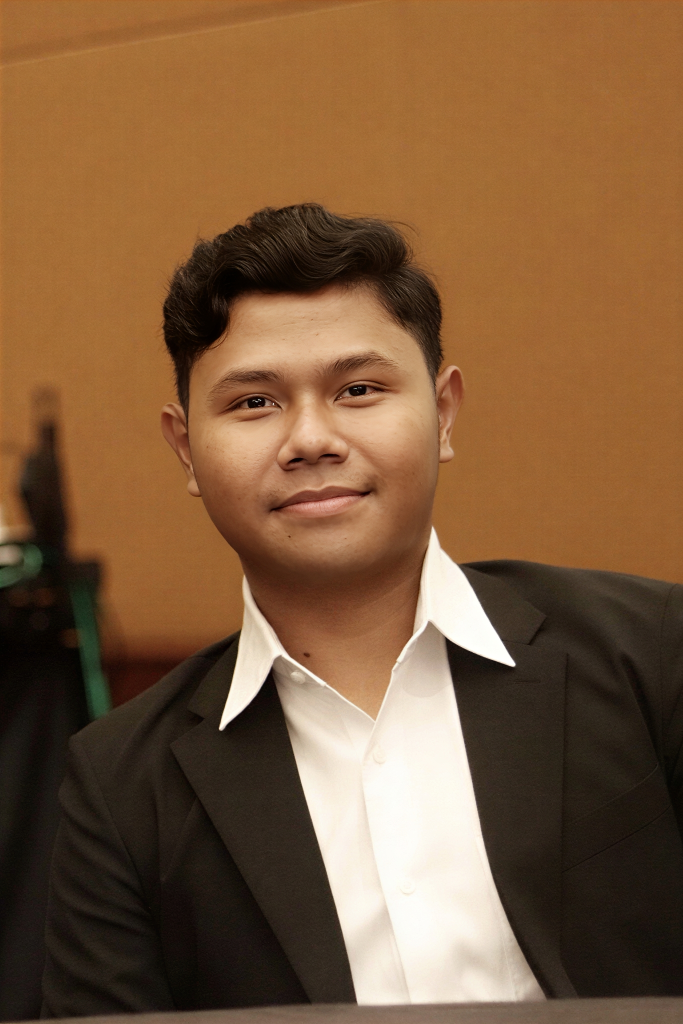
#> input picture photo.jpg, 1366 x 2048 px (shown at 1/2 size)
$ python prepare-assets.py
#> lines starting #> are read from the running program, lines starting #| are printed output that depends on the picture
"""Rebuild media derivatives from authentic local sources. Requires Pillow.

Fonts are checked-in WOFF2 files; see docs/provenance.md for their sources.
"""
from pathlib import Path
from PIL import Image, ImageDraw, ImageFont

ROOT = Path(__file__).resolve().parent.parent
MEDIA = ROOT / 'public' / 'media'
MEDIA.mkdir(parents=True, exist_ok=True)

portrait = Image.open(ROOT / 'photo.jpg').convert('RGB')
#> portrait is the input picture: PIL image 1366x2048 RGB; mean R, G, B 125.2, 90.7, 59.7
for width in [320, 480, 720]:
    image = portrait.copy()
    image.thumbnail((width, 2000))
    image.save(MEDIA / f'portrait-{width}.webp', quality=86, method=6)
#> this loop made 3 passes
#> pass 1, `image.save(MEDIA / f'portrait-{width}.webp', quality=86, method=6)`:
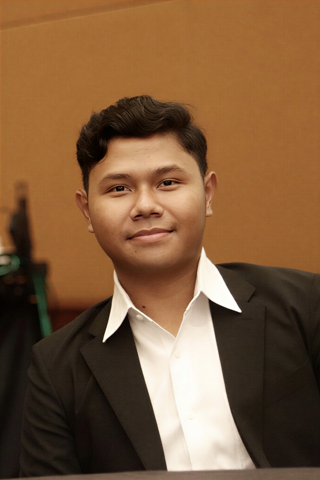
#> saved as portrait-320.webp: PIL image 320x480 RGB; mean R, G, B 125.3, 90.8, 59.8

for name in ['nimonspedia-discovery', 'nimonspedia-product', 'nimonspedia-store', 'little-alchemy']:
    source = ROOT / '.local-backup' / 'media' / f'{name}.png'
    if not source.exists():
        continue
    original = Image.open(source).convert('RGB')
    for width in [640, 800, 1280, 1920]:
        image = original.copy()
        image.thumbnail((width, 10000))
        image.save(MEDIA / f'{name}-{width}.webp', quality=88, method=6)

# Purpose-built 1200×630 social card, using real portrait and plain typography.
card = Image.new('RGB', (1200, 630), '#FAF9F6')
draw = ImageDraw.Draw(card)
font_path = 'C:/Windows/Fonts/arial.ttf'
bold_path = 'C:/Windows/Fonts/arialbd.ttf'
small = ImageFont.truetype(font_path, 22)
large = ImageFont.truetype(bold_path, 66)
body = ImageFont.truetype(font_path, 26)
draw.text((64, 55), 'T.K  /  SOFTWARE ENGINEER', font=small, fill='#24776A')
draw.text((60, 185), 'Timur\nKanigara.', font=large, spacing=4, fill='#202522')
draw.text((64, 390), 'Web systems. Practical AI.\nFourth-year Informatics Engineering, ITB.', font=body, spacing=12, fill='#626B65')
draw.line((64, 552, 1136, 552), fill='#DADFD8', width=1)
draw.text((64, 573), 'timurkanigara.my.id', font=small, fill='#202522')
photo = portrait.copy()
photo.thumbnail((310, 465))
card.paste(photo, (826, 55))
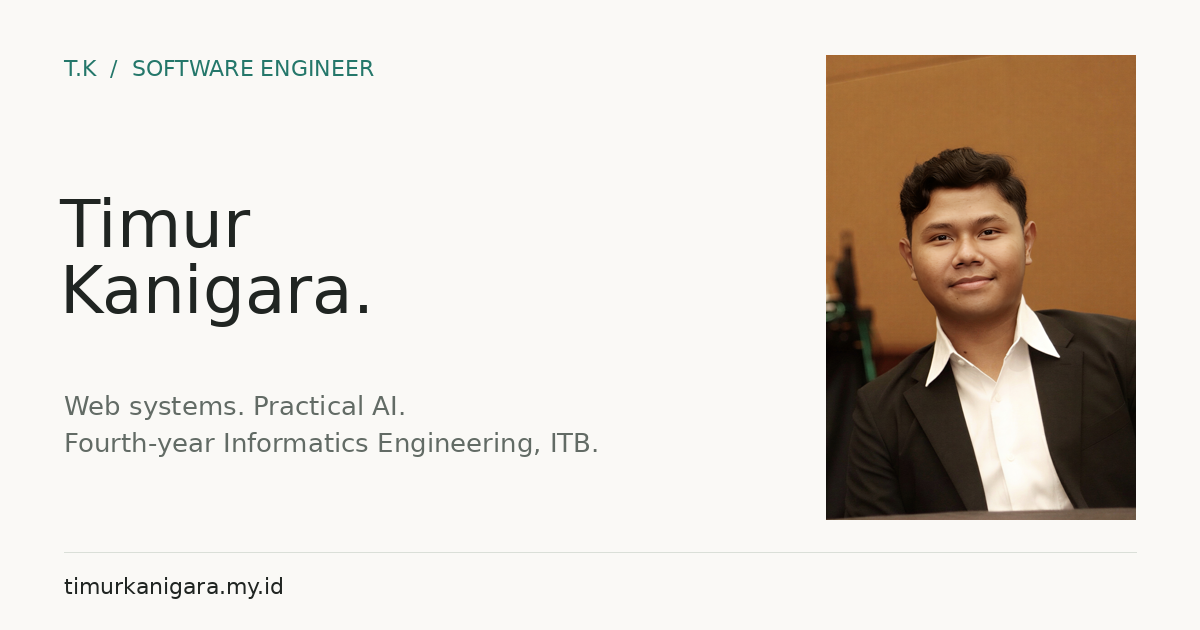
#> card: PIL image 1200x630 RGB; mean R, G, B 222.6, 215.5, 207.2
card.save(MEDIA / 'social-card.png', optimize=True)
print('Media and fonts prepared.')
